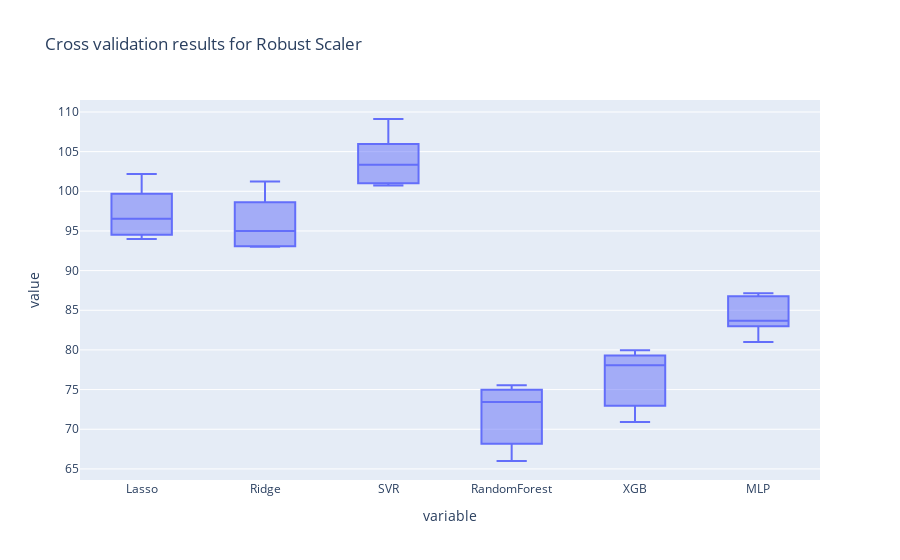

The notebook cell this image was saved under:
### Code cell
# Boxplot of the result for analisys of the algorithms, using Robust Scaler:

px.box(result_rb_rmse, title="Cross validation results for Robust Scaler(RMSE)")

### Figure 1 — Plotly figure (JSON) as saved in the notebook; plotly's stock layout.template omitted (floating-point values rounded to 4 significant figures)
{"data": [{"alignmentgroup": "True", "hovertemplate": "variable=%{x}<br>value=%{y}<extra></extra>", "legendgroup": "", "marker": {"color": "#636efa"}, "name": "", "notched": false, "offsetgroup": "", "orientation": "v", "showlegend": false, "type": "box", "x": ["Lasso", "Lasso", "Lasso", "Lasso", "Lasso", "Ridge", "Ridge", "Ridge", "Ridge", "Ridge", "SVR", "SVR", "SVR", "SVR", "SVR", "RandomForest", "RandomForest", "RandomForest", "RandomForest", "RandomForest", "XGB", "XGB", "XGB", "XGB", "XGB", "MLP", "MLP", "MLP", "MLP", "MLP"], "x0": " ", "xaxis": "x", "y": [98.85, 102.2, 96.53, 93.99, 94.69, 97.74, 101.2, 94.99, 93.11, 93.0, 104.9, 109.1, 103.3, 100.7, 101.1, 74.81, 75.55, 73.42, 66.0, 68.9, 79.08, 79.97, 78.08, 70.93, 73.64, 86.63, 87.14, 83.65, 81.01, 83.69], "y0": " ", "yaxis": "y"}], "layout": {"boxmode": "group", "legend": {"tracegroupgap": 0}, "title": {"text": "Cross validation results for Robust Scaler"}, "xaxis": {"anchor": "y", "domain": [0, 1], "title": {"text": "variable"}}, "yaxis": {"anchor": "x", "domain": [0, 1], "title": {"text": "value"}}}}
